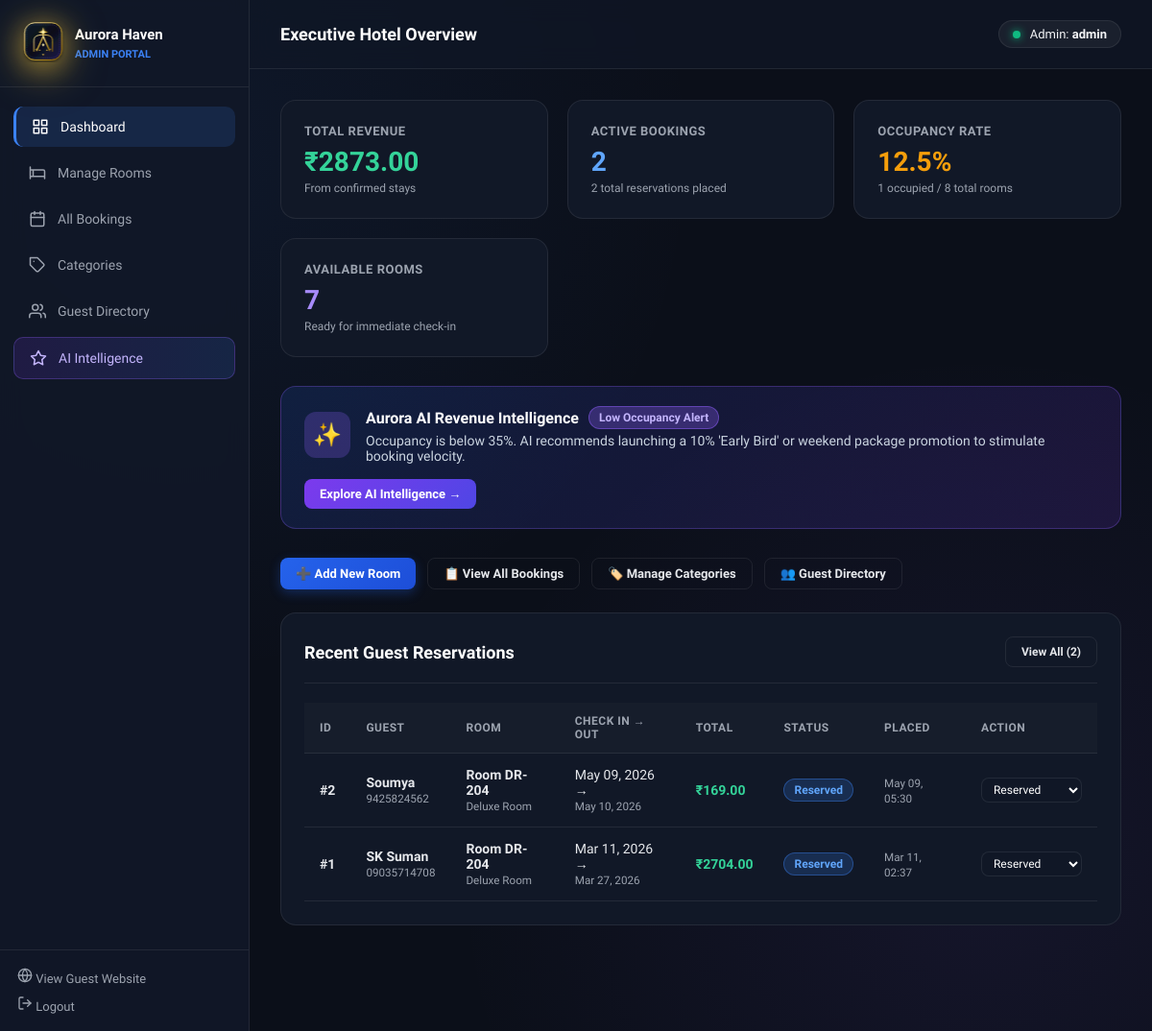
Before: /portal/ (signed in) with the older database file.
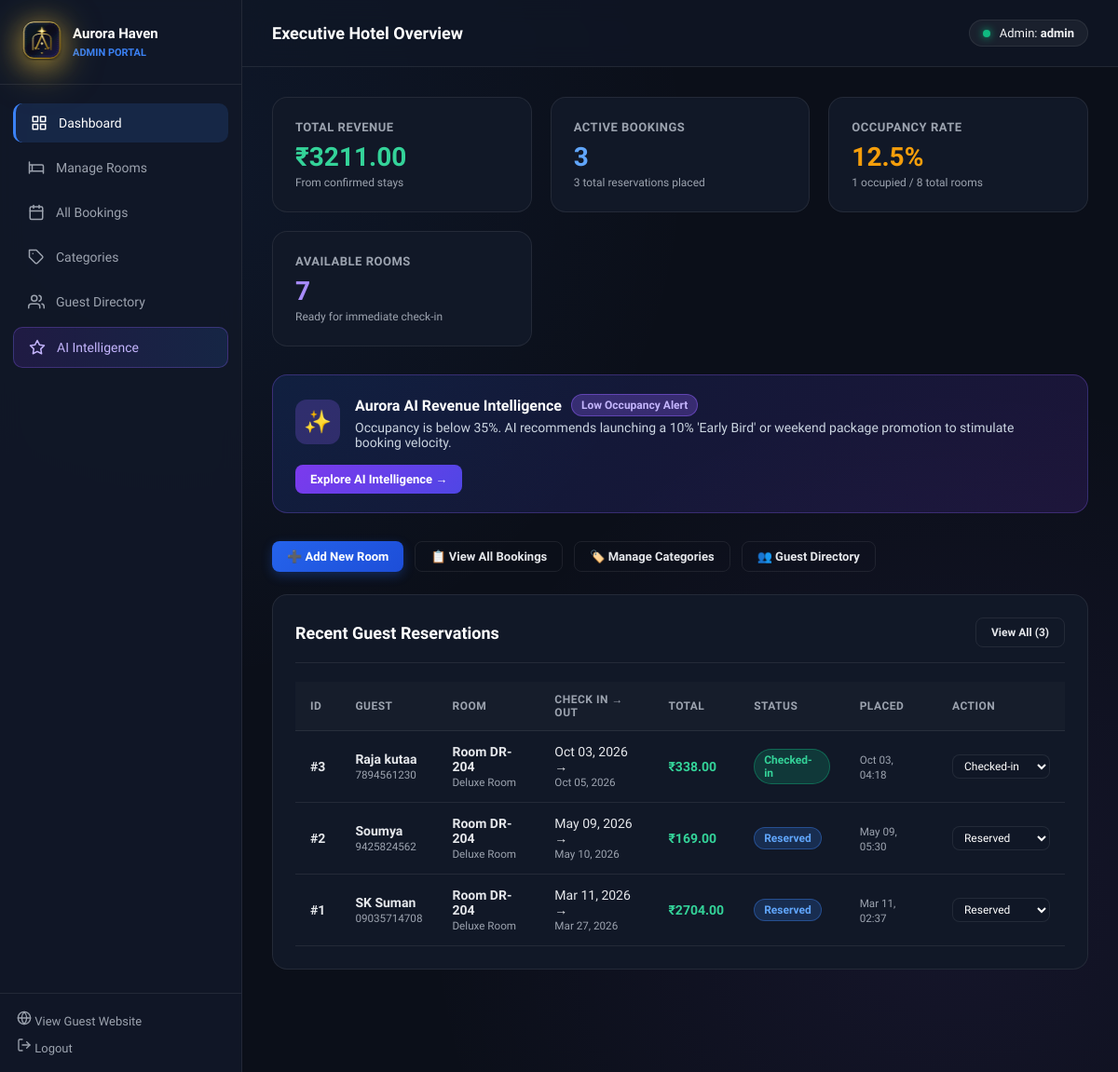
After: the same page with the newer database file.
### hotel/models.py (models this page shows, shortened)
class Booking(models.Model):
    guest = models.ForeignKey(Guest, on_delete=models.CASCADE, related_name="bookings")
    room = models.ForeignKey(Room, on_delete=models.CASCADE, related_name="bookings")
    check_in = models.DateField()
    check_out = models.DateField()
    total_price = models.DecimalField(max_digits=10, decimal_places=2)
    status = models.CharField(max_length=20, choices=BOOKING_STATUS_CHOICES, default="Reserved")
    created_at = models.DateTimeField(auto_now_add=True)

class Guest(models.Model):
    user = models.OneToOneField(User, on_delete=models.CASCADE, null=True, blank=True, related_name="guest_profile")
    name = models.CharField(max_length=120)
    phone = models.CharField(max_length=20)

class Room(models.Model):
    room_number = models.CharField(max_length=20, unique=True)
    category = models.ForeignKey(Category, on_delete=models.CASCADE, related_name="rooms")
    price = models.DecimalField(max_digits=10, decimal_places=2)
    description = models.TextField()
    image = models.TextField(help_text="Use a URL or a data URI for demo room images.")
    availability = models.BooleanField(default=True)

class Category(models.Model):
    name = models.CharField(max_length=100, unique=True)

### hotel/admin_views.py (the view)
# urls.py: path("portal/", admin_views.admin_dashboard, name="admin_dashboard"),
@login_required(login_url="login")
@user_passes_test(staff_check, login_url="login")
def admin_dashboard(request):
    total_rooms = Room.objects.count()
    available_rooms = Room.objects.filter(availability=True).count()
    occupied_rooms = total_rooms - available_rooms
    occupancy_pct = round((occupied_rooms / total_rooms * 100), 1) if total_rooms else 0
    all_bookings = Booking.objects.select_related("guest", "room", "room__category")
    total_bookings = all_bookings.count()
    active_bookings = all_bookings.filter(status__in=["Reserved", "Checked-in"]).count()
    completed_bookings = all_bookings.filter(status="Checked-out").count()
    cancelled_bookings = all_bookings.filter(status="Cancelled").count()
    total_revenue = (
        all_bookings.exclude(status="Cancelled").aggregate(Sum("total_price"))["total_price__sum"]
        or Decimal("0.00")
    )
    avg_price = Room.objects.aggregate(Avg("price"))["price__avg"] or Decimal("0.00")
    recent_bookings = all_bookings.order_by("-created_at")[:6]
    ai_insights = get_admin_ai_insights()
    context = {
        "total_rooms": total_rooms,
        "available_rooms": available_rooms,
        "occupied_rooms": occupied_rooms,
        "occupancy_pct": occupancy_pct,
        "total_bookings": total_bookings,
        "active_bookings": active_bookings,
        "completed_bookings": completed_bookings,
        "cancelled_bookings": cancelled_bookings,
        "total_revenue": total_revenue,
        "avg_price": avg_price,
        "recent_bookings": recent_bookings,
        "ai_insights": ai_insights,
    }
    return render(request, "hotel/admin/dashboard.html", context)

### hotel/admin_views.py (called while the page is built)
def staff_check(user):
    return user.is_authenticated and (user.is_staff or user.is_superuser)

### hotel/templates/hotel/admin/dashboard.html (shortened to what this page needs)
{% extends 'hotel/admin/base_admin.html' %}
{% block page_title %}Executive Hotel Overview{% endblock %}
{% block admin_content %}
<div class="kpi-grid">
    <div class="kpi-card">
        <div class="kpi-label">Total Revenue</div>
        <div class="kpi-value" style="color: #34d399;">₹{{ total_revenue|floatformat:2 }}</div>
        <div class="kpi-sub">From confirmed stays</div>
    </div>
    <div class="kpi-card">
        <div class="kpi-label">Active Bookings</div>
        <div class="kpi-value" style="color: #60a5fa;">{{ active_bookings }}</div>
        <div class="kpi-sub">{{ total_bookings }} total reservations placed</div>
    </div>
    <div class="kpi-card">
        <div class="kpi-label">Occupancy Rate</div>
        <div class="kpi-value" style="color: #f59e0b;">{{ occupancy_pct }}%</div>
        <div class="kpi-sub">{{ occupied_rooms }} occupied / {{ total_rooms }} total rooms</div>
    </div>
    <div class="kpi-card">
        <div class="kpi-label">Available Rooms</div>
        <div class="kpi-value" style="color: #a78bfa;">{{ available_rooms }}</div>
        <div class="kpi-sub">Ready for immediate check-in</div>
    </div>
</div>
<div style="background: linear-gradient(135deg, rgba(37, 99, 235, 0.15), rgba(124, 58, 237, 0.15)); border: 1px solid rgba(139, 92, 246, 0.3); border-radius: 16px; padding: 20px 24px; margin-bottom: 30px; display: flex; align-items: center; justify-content: space-between; flex-wrap: wrap; gap: 16px;">
    <div style="display: flex; align-items: center; gap: 16px;">
        <div style="width: 48px; height: 48px; border-radius: 12px; background: rgba(139, 92, 246, 0.25); display: flex; align-items: center; justify-content: center; font-size: 24px;">✨</div>
        <div>
            <div style="display: flex; align-items: center; gap: 10px; margin-bottom: 4px;">
                <strong style="color: #fff; font-size: 16px;">Aurora AI Revenue Intelligence</strong>
                <span class="status-badge" style="background: rgba(139, 92, 246, 0.3); color: #c4b5fd; border: 1px solid rgba(139, 92, 246, 0.5);">{{ ai_insights.pricing_status }}</span>
            </div>
            <p style="margin: 0; color: #cbd5e1; font-size: 14px; max-width: 750px;">{{ ai_insights.pricing_advice }}</p>
        </div>
    </div>
    <div>
        <a href="{% url 'admin_ai_view' %}" class="btn-admin" style="background: linear-gradient(135deg, #7c3aed, #4f46e5); color: #fff;">
            Explore AI Intelligence &rarr;
        </a>
    </div>
</div>
<div style="display: flex; gap: 12px; margin-bottom: 24px; flex-wrap: wrap;">
    <a href="{% url 'admin_room_create' %}" class="btn-admin btn-admin-primary">➕ Add New Room</a>
    <a href="{% url 'admin_bookings' %}" class="btn-admin btn-admin-outline">📋 View All Bookings</a>
    <a href="{% url 'admin_categories' %}" class="btn-admin btn-admin-outline">🏷️ Manage Categories</a>
    <a href="{% url 'admin_guests' %}" class="btn-admin btn-admin-outline">👥 Guest Directory</a>
</div>
<div class="admin-panel">
    <div class="panel-header">
        <h3>Recent Guest Reservations</h3>
        <a href="{% url 'admin_bookings' %}" class="btn-admin btn-admin-outline" style="font-size: 12px;">View All ({{ total_bookings }})</a>
    </div>
    {% if recent_bookings %}
    <div style="overflow-x: auto;">
        <table class="admin-table">
            <thead>
                <tr>
                    <th>ID</th>
                    <th>Guest</th>
                    <th>Room</th>
                    <th>Check In &rarr; Out</th>
                    <th>Total</th>
                    <th>Status</th>
                    <th>Placed</th>
                    <th>Action</th>
                </tr>
            </thead>
            <tbody>
                {% for b in recent_bookings %}
                <tr>
                    <td><strong>#{{ b.id }}</strong></td>
                    <td>
                        <div><strong>{{ b.guest.name }}</strong></div>
                        <small style="color: var(--admin-muted);">{{ b.guest.phone }}</small>
                    </td>
                    <td>
                        <div><strong>Room {{ b.room.room_number }}</strong></div>
                        <small style="color: var(--admin-muted);">{{ b.room.category.name }}</small>
                    </td>
                    <td>
                        <div>{{ b.check_in|date:"M d, Y" }} &rarr;</div>
                        <small style="color: var(--admin-muted);">{{ b.check_out|date:"M d, Y" }}</small>
                    </td>
                    <td><strong style="color: #34d399;">₹{{ b.total_price }}</strong></td>
                    <td>
                        <span class="status-badge
                            {% if b.status == 'Reserved' %}badge-reserved
                            {% elif b.status == 'Checked-in' %}badge-checked-in
                            {% elif b.status == 'Checked-out' %}badge-checked-out
                            {% else %}badge-cancelled{% endif %}">
                            {{ b.status }}
                        </span>
                    </td>
                    <td><small style="color: var(--admin-muted);">{{ b.created_at|date:"M d, H:i" }}</small></td>
                    <td>
                        <form method="POST" action="{% url 'admin_booking_status' b.id %}" style="display: inline-flex; gap: 4px;">
                            <select name="status" class="admin-form-select" style="padding: 4px 8px; font-size: 12px; width: auto;" onchange="this.form.submit()">
                                <option value="Reserved" {% if b.status == 'Reserved' %}selected{% endif %}>Reserved</option>
                                <option value="Checked-in" {% if b.status == 'Checked-in' %}selected{% endif %}>Checked-in</option>
                            </select>
                        </form>
                    </td>
                </tr>
                {% endfor %}
            </tbody>
        </table>
    </div>
    {% else %}
    <p style="color: var(--admin-muted); text-align: center; padding: 40px 0;">No bookings received yet.</p>
    {% endif %}
</div>
{% endblock %}

### hotel/templates/hotel/admin/base_admin.html (shortened to what this page needs)
{% load static %}
<!DOCTYPE html>
<html lang="en">
<head>
    <link rel="stylesheet" href="{% static 'css/style.css' %}?v=20261003-1">
</head>
<body class="admin-body">
    <aside class="admin-sidebar">
        <a href="{% url 'admin_dashboard' %}" class="admin-brand">
            <div class="brand-logo-wrap admin-logo-wrap">
                <img src="{% static 'images/aurora_haven_logo.svg' %}" alt="Aurora Haven Admin Logo" class="brand-logo-img">
            </div>
            <div>
                <strong style="display:block; font-size:15px; color:#fff;">Aurora Haven</strong>
                <small style="font-size:11px; color:#3b82f6; font-weight:700; text-transform:uppercase;">Admin Portal</small>
            </div>
        </a>
        <nav class="admin-nav">
            <a href="{% url 'admin_dashboard' %}" class="{% if request.resolver_match.url_name == 'admin_dashboard' %}active{% endif %}">
                <span>Dashboard</span>
            </a>
            <a href="{% url 'admin_rooms' %}" class="{% if 'rooms' in request.resolver_match.url_name %}active{% endif %}">
                <svg width="18" height="18" viewBox="0 0 24 24" fill="none" stroke="currentColor" stroke-width="2" stroke-linecap="round" stroke-linejoin="round"><path d="M2 4v16M2 8h18a2 2 0 0 1 2 2v10M2 17h20M6 8v9"></path></svg>
                <span>Manage Rooms</span>
            </a>
            <a href="{% url 'admin_bookings' %}" class="{% if 'bookings' in request.resolver_match.url_name %}active{% endif %}">
                <span>All Bookings</span>
            </a>
            <a href="{% url 'admin_categories' %}" class="{% if 'categories' in request.resolver_match.url_name %}active{% endif %}">
                <svg width="18" height="18" viewBox="0 0 24 24" fill="none" stroke="currentColor" stroke-width="2" stroke-linecap="round" stroke-linejoin="round"><path d="M20.59 13.41l-7.17 7.17a2 2 0 0 1-2.83 0L2 12V2h10l8.59 8.59a2 2 0 0 1 0 2.82z"></path><line x1="7" y1="7" x2="7.01" y2="7"></line></svg>
                <span>Categories</span>
            </a>
            <a href="{% url 'admin_guests' %}" class="{% if 'guests' in request.resolver_match.url_name %}active{% endif %}">
                <span>Guest Directory</span>
            </a>
            <a href="{% url 'admin_ai_view' %}" class="ai-tab {% if request.resolver_match.url_name == 'admin_ai_view' %}active{% endif %}">
                <svg width="18" height="18" viewBox="0 0 24 24" fill="none" stroke="currentColor" stroke-width="2" stroke-linecap="round" stroke-linejoin="round"><polygon points="12 2 15.09 8.26 22 9.27 17 14.14 18.18 21.02 12 17.77 5.82 21.02 7 14.14 2 9.27 8.91 8.26 12 2"></polygon></svg>
                <span>AI Intelligence</span>
            </a>
        </nav>
        <div class="sidebar-footer">
            <a href="{% url 'home' %}" target="_blank">
                <span>View Guest Website</span>
            </a>
            <a href="{% url 'logout' %}">
                <svg width="16" height="16" viewBox="0 0 24 24" fill="none" stroke="currentColor" stroke-width="2" stroke-linecap="round" stroke-linejoin="round"><path d="M9 21H5a2 2 0 0 1-2-2V5a2 2 0 0 1 2-2h4"></path><polyline points="16 17 21 12 16 7"></polyline><line x1="21" y1="12" x2="9" y2="12"></line></svg>
                <span>Logout</span>
            </a>
        </div>
    </aside>
    <main class="admin-main">
        <header class="admin-topbar">
            <div class="admin-topbar-title">{% block page_title %}Dashboard{% endblock %}</div>
            <div style="display:flex; align-items:center; gap:16px;">
                <div class="admin-user-pill">
                    <span class="status-dot"></span>
                    <span>Admin: <strong>{{ request.user.username }}</strong></span>
                </div>
            </div>
        </header>
        <div class="admin-content">
            {% block admin_content %}{% endblock %}
        </div>
    </main>
</body>
</html>

### static/css/style.css (style rules this page uses)
:root { --bg: #f5f7fb; --surface: #ffffff; --surface-soft: #f8fbff; --surface-muted: #eef4fb; --text: #1f2937; --muted: #64748b; --border: #dbe5f0; --primary: #0b5ed7; --primary-dark: #084298; --accent: #ff6b35; --accent-soft: #fff1eb; --success: #16a34a; --success-soft: #dcfce7; --danger: #dc2626; --danger-soft: #fee2e2; --warning: #92400e; --warning-soft: #fef3c7; --shadow: 0 16px 40px rgba(15, 23, 42, 0.08); --shadow-soft: 0 10px 24px rgba(15, 23, 42, 0.06); --radius-lg: 28px; --radius-md: 20px; --radius-sm: 14px; --container: min(1180px, calc(100vw - 32px)); }
* { box-sizing: border-box; }
html { scroll-behavior: smooth; }
body { margin: 0; min-height: 100vh; font-family: 'Plus Jakarta Sans', 'Poppins', -apple-system, sans-serif; color: #f1f5f9; background-color: #070a12; background-image: radial-gradient(circle at 10% 10%, rgba(59, 130, 246, 0.08) 0%, transparent 40%), radial-gradient(circle at 90% 20%, rgba(212, 175, 55, 0.06) 0%, transparent 35%), radial-gradient(circle at 50% 80%, rgba(124, 58, 237, 0.06) 0%, transparent 45%); background-attachment: fixed; }
a { color: inherit; text-decoration: none; }
img { display: block; max-width: 100%; }
button, input, select { font: inherit; }
.brand-logo-wrap { width: 46px; height: 46px; display: inline-flex; align-items: center; justify-content: center; border-radius: 14px; position: relative; transition: transform 0.25s ease, filter 0.25s ease; flex-shrink: 0; }
.brand-logo-img { width: 100%; height: 100%; display: block; object-fit: contain; filter: drop-shadow(0 4px 12px rgba(212, 175, 55, 0.4)); }
.admin-logo-wrap { width: 42px; height: 42px; }
main { padding-bottom: 48px; }

Changed rows visible on the page:
added Booking: id "3", guest.name "Raja kutaa", guest.phone "7894561230", room.room_number "DR-204", room.category.name "Deluxe Room", check_in "Oct 03, 2026", check_out "Oct 05, 2026", total_price "338.00", status "Checked-in", created_at "Oct 03, 04:18"
Other visible differences:
{{ total_revenue|floatformat:2 }}: "2873.00" → "3211.00"
{{ active_bookings }}: "2" → "3"
{{ total_bookings }}: "2" → "3"
